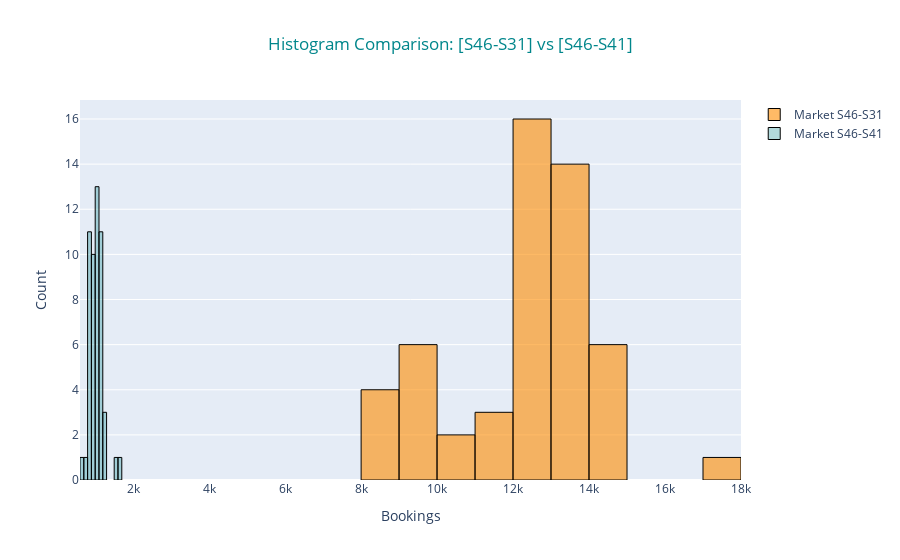

Notebook code cell kept with this figure:
### Code cell
comparisonTwoHistogram(cleanData, ['S46-S31','S46-S41'], 'WeekYear', 'Bookings')

### Figure 1 — Plotly figure (JSON) as saved in the notebook; plotly's stock layout.template omitted (floating-point values rounded to 4 significant figures)
{"data": [{"marker": {"color": "rgba(255, 140, 0, 0.6)", "line": {"color": "black", "width": 1}}, "name": "Market S46-S31", "type": "histogram", "x": [8062, 9223, 9826, 9532, 8589, 8700, 10018, 10719, 9272, 9355, 11051, 11186, 13129, 13766, 14615, 12594, 12549, 12665, 11899, 14214, 14073, 13116, 13163, 13908, 14080, 12479, 12682, 12622, 13983, 12921, 12138, 12868, 12099, 12023, 12559, 13823, 13761, 14207, 13114, 13244, 13709, 13495, 14021, 12696, 12816, 13090, 9319, 17059, 13003, 12784, 8616, 12138]}, {"marker": {"color": "rgba(0, 134, 139, 0.3)", "line": {"color": "black", "width": 1}}, "name": "Market S46-S41", "type": "histogram", "x": [678, 824, 803, 860, 784, 810, 949, 893, 898, 1026, 941, 1069, 1111, 1658, 1033, 967, 953, 854, 933, 948, 898, 848, 843, 1021, 1141, 1080, 1003, 1012, 1181, 1238, 1106, 1504, 1115, 933, 969, 1081, 1196, 1208, 1221, 1159, 1043, 1193, 1109, 1064, 1010, 1151, 1057, 1177, 952, 897, 1001, 919]}], "layout": {"bargap": 0, "barmode": "overlay", "title": {"font": {"color": "rgba(0, 134, 139, 1)"}, "text": "Histogram Comparison: [S46-S31] vs [S46-S41]", "x": 0.5, "xanchor": "center"}, "xaxis": {"title": {"text": "Bookings"}}, "yaxis": {"title": {"text": "Count"}}}}
